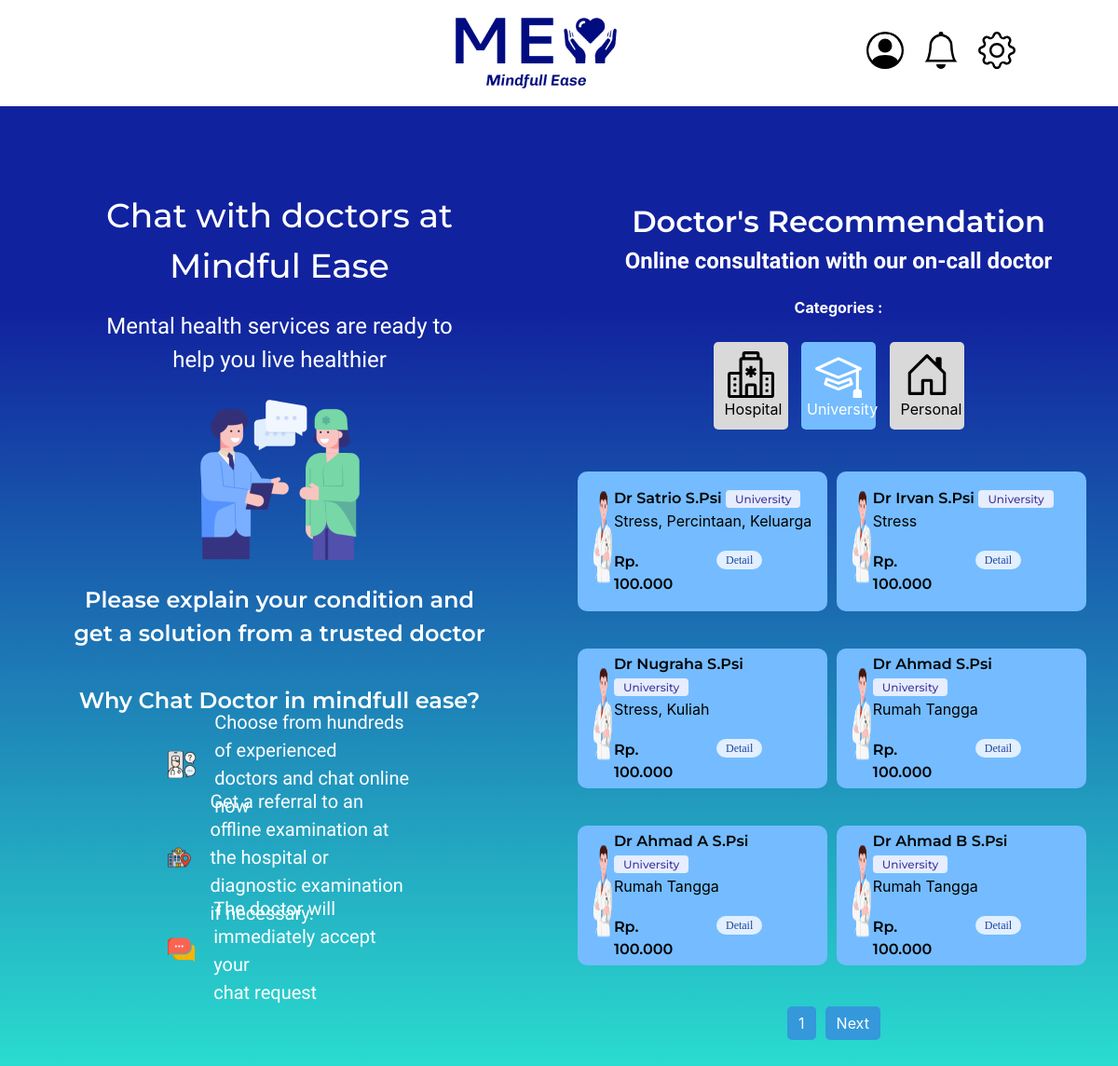
The app's page /public/dokter/university (signed in) with its own data.
### tables this page shows
CREATE TABLE `psikolog` (
  `id_psikolog` int NOT NULL,
  `id_akun` int DEFAULT NULL,
  `id_kategori` int DEFAULT NULL,
  `nama_psikolog` varchar(225) DEFAULT NULL,
  `deskripsi_psikolog` varchar(225) DEFAULT NULL,
  `gender_psikolog` varchar(225) DEFAULT NULL,
  `harga_psikolog` int DEFAULT NULL,
  `keahlian_psikolog` varchar(225) DEFAULT NULL,
  `nomer_handphone_psikolog` varchar(225) DEFAULT NULL
);

CREATE TABLE `kategori` (
  `id_kategori` int NOT NULL,
  `nama_kategori` varchar(225) DEFAULT NULL
);

### app/core/Controller.php (called while the page is built, shortened)
<?php
class Controller
{
    public function view ($view, $data = [])
    {
        require_once '../app/views/' . $view . '.php';
    }
    public function model($model)
    {
        return new $model;
    }
}

### app/core/App.php (called while the page is built, shortened)
<?php
class App
{
    protected $method = 'index';
    protected $params = [];
    public function __construct()
    {
        $url = $this->parseUrl();
        if (isset($url[0]))
        {
            if (file_exists('../app/controllers/' . $url[0] . '.php'))
            {
                unset($url[0]);
            }
	    }
        $this->controller = new $this->controller;
        if (isset($url[1]))
        {
            if (method_exists($this->controller, $url[1]))
            {
                $this->method = $url[1];
            }
        }
        call_user_func_array ([$this->controller, $this->method], $this->params);
    }
    public function parseURL()
    {
        if(isset($_GET['url']))
        {
            $url = rtrim($_GET['url'], '/');
            $url = filter_var($url, FILTER_SANITIZE_URL);
            $url = explode('/', $url);
            return $url;
        }
    }
}

### public/index.php (called while the page is built, shortened)
<?php
$app = new App;

### app/core/Database.php (called while the page is built, shortened)
<?php
class Database
{
    private $host = DB_HOST;
    private $user = DB_USER;
    private $pass = DB_PASS;
    private $db_name = DB_NAME;
    private $dbh;
    private $stmt;
    public function __construct()
    {
        $dsn = 'mysql:host='.$this->host.';dbname='.$this->db_name;
        $option = [
            PDO::ATTR_PERSISTENT => true,
            PDO::ATTR_ERRMODE => PDO::ERRMODE_EXCEPTION
        ];
        try
        {
            $this->dbh = new PDO($dsn, $this->user, $this->pass, $option);
        } catch (PDOException $e)
        {
            die($e->getMessage());
        }
    }
    public function query($query)
    {
        $this->stmt = $this->dbh->prepare($query);
    }
    public function execute()
    {
        $this->stmt->execute();
    }
    public function resultSet()
    {
        $this->execute();
        return $this->stmt->fetchAll(PDO::FETCH_ASSOC);
    }
}

### app/models/Dokter_model.php (called while the page is built, shortened)
<?php
class Dokter_model
{
    private $db;
    public function __construct()
    {
        $this->db = new Database;
    }
    public function getItemsUniversity($offset, $limit)
    {
        $query = "SELECT * FROM psikolog join kategori on kategori.id_kategori = psikolog.id_kategori where psikolog.id_kategori = 1 limit $offset,$limit";
        $this->db->query($query);
        return $this->db->resultSet();
    }
    public function getTotalItemsUniversity()
    {
        $query = "SELECT COUNT(*) as total FROM psikolog where id_kategori = 1";
        $this->db->query($query);
        return $this->db->single();
    }
}

### app/views/dokter/university.php (the view, shortened to what this page needs)
<div class="list-dokter">
    <div class="list-dokter-heading">
        Doctor's Recommendation
    </div>
    <div class="list-dokter-subheading">
        Online consultation with our on-call doctor
    </div>
    <div class="categori-heading">
        Categories :
    </div>
    <div class="list-dokter-categori">
        <div class="category-button-wrapper">
            <button class="custom-button" onclick="navigateTo('home')" id="homeBtn">
                <div class="categori-desc">Hospital</div>
            </button>
            <button class="custom-button" onclick="navigateTo('about')" id="aboutBtn">
                <div class="categori-desc" style="margin-left: -9px">
                    University
                </div>
            </button>
            <button class="custom-button" onclick="navigateTo('personal')" id="personalBtn">
                <div class="categori-desc">Personal</div>
            </button>
        </div>
    </div>
    <div class="list-dokter-wrapper">
        <?php foreach ($data['items'] as $item) : ?>
            <?php $harga = number_format($item["harga_psikolog"], 0, ',', '.'); ?>
            <div class="dokter-card-wrapper">
                <div class="dokter-card-img">
                    <img src="<?= BASEURL; ?>/img/7f866345d14fc027b9add8f66ab6b2c6-removebg-preview 2.png" alt="">
                </div>
                <div class="dokter-card-desc">
                    <div class="dokter-name">
                        <?php echo $item['nama_psikolog']; ?>
                        <span class="bg-indigo-100 text-indigo-800 text-xs font-medium me-2 px-2.5 py-0.5 rounded dark:bg-indigo-900 dark:text-indigo-300"> <?php echo $item['nama_kategori']; ?></span>
                    </div>
                    <div class="dokter-desc">
                        <?php echo $item['keahlian_psikolog']; ?>
                    </div>
                    <div class="dokter-card-footer">
                        <div class="dokter-harga">
                            Rp. <?php echo $harga; ?>
                        </div>
                        <div class="dokter-btn">
                            <a href="<?= BASEURL?>/dokter/detail/<?= $item['id_psikolog']?> " class="btn btn-primary tombol-booking"><span class="bg-blue-100 text-blue-800 text-xs font-medium me-2 px-2.5 py-0.5 rounded-full dark:bg-blue-900 dark:text-blue-300">Detail</span></a>
                        </div>
                    </div>
                </div>
            </div>
        <?php endforeach; ?>
    </div>
    <div class="page">
        <ul>
            <li>
                <a href="">
                    <?php echo $data['currentPage']; ?>
                </a>
            </li>
            <?php if ($data['currentPage'] < $data['totalPages']) : ?>
                <li>
                    <a href="<?= BASEURL; ?>/dokter/university/<?php echo $data['currentPage'] + 1; ?>">
                        Next
                    </a>
                </li>
            <?php endif; ?>
        </ul>
    </div>
</div>

### public/css/style.css (style rules this page uses)
.btn { display: flex; justify-content: center; align-items: center; min-width: 150.52px; min-height: 16px; font-family: calibri; border: none; border-radius: 100px; cursor: pointer; font-weight: 400; text-decoration: none; transition: all 0.5s linear; }
a { text-decoration: none; }
.custom-button { padding: 10px 20px; background-color: #d9d9d9; width: 200px; margin: 5px; color: #000000; border: none; border-radius: 5px; cursor: pointer; transition: 0.3s; }
.list-dokter { padding-top: 50px; height: max-content; width: 50%; }
.list-dokter-heading { color: white; padding-top: 50px; text-align: center; font-size: 32px; font-weight: 600; font-family: "Montserrat", sans-serif; }
.list-dokter-subheading { color: white; text-align: center; font-size: 24px; font-weight: 700; font-family: 'Arima', system-ui; }
.list-dokter-categori { padding: 20px; display: flex; justify-content: center; align-items: center; }
.categori-heading { margin-top: 20px ; text-align: center; font-size: 16px; font-weight: bold; color: white; }
.custom-button { padding: 10px 15px; background-color: #d9d9d9; width: 80px; margin: 5px; color: #000000; border: none; border-radius: 5px; cursor: pointer; transition: 0.3s; }
.categori-desc { width: max-content; margin-left: -3px; }
.list-dokter-wrapper { display: flex; flex-wrap: wrap; padding: 15px; height: 600px; }
.dokter-card-wrapper { margin: 5px; display: flex; align-items: center; padding: 15px; height: 150px; width: 47%; background-color: #74BCFF; border-radius: 10px; }
.dokter-card-img { display: flex; height: 100%; width: 70px; }
.dokter-card-img img { width: 100%; height: 90%; }
.dokter-name { font-size: 16px; font-weight: 600; font-family: "Montserrat", sans-serif; }
.dokter-harga { font-size: 16px; font-weight: 600; font-family: "Montserrat", sans-serif; }
.dokter-card-footer { margin-top: 20px; display: flex; justify-content: space-between; }
.page { display: flex; justify-content: center; }
.page ul { list-style: none; padding: 0; display: flex; }
.page li { margin-right: 10px; }
.page a { text-decoration: none; padding: 8px 12px; background-color: #3498db; color: #fff; border-radius: 5px; }
.active { background-color: #74bcff; color: #ffffff; }

### records on screen
psikolog: nama_psikolog "Dr Satrio S.Psi", id_kategori.nama_kategori "University", keahlian_psikolog "Stress, Percintaan, Keluarga", harga_psikolog "100.000"
psikolog: nama_psikolog "Dr Irvan S.Psi", id_kategori.nama_kategori "University", keahlian_psikolog "Stress", harga_psikolog "100.000"
psikolog: nama_psikolog "Dr Nugraha S.Psi", id_kategori.nama_kategori "University", keahlian_psikolog "Stress, Kuliah", harga_psikolog "100.000"
psikolog: nama_psikolog "Dr Ahmad S.Psi", id_kategori.nama_kategori "University", keahlian_psikolog "Rumah Tangga", harga_psikolog "100.000"
psikolog: nama_psikolog "Dr Ahmad A S.Psi", id_kategori.nama_kategori "University", keahlian_psikolog "Rumah Tangga", harga_psikolog "100.000"
psikolog: nama_psikolog "Dr Ahmad B S.Psi", id_kategori.nama_kategori "University", keahlian_psikolog "Rumah Tangga", harga_psikolog "100.000"

### other values on screen
$data['currentPage'] "1"
